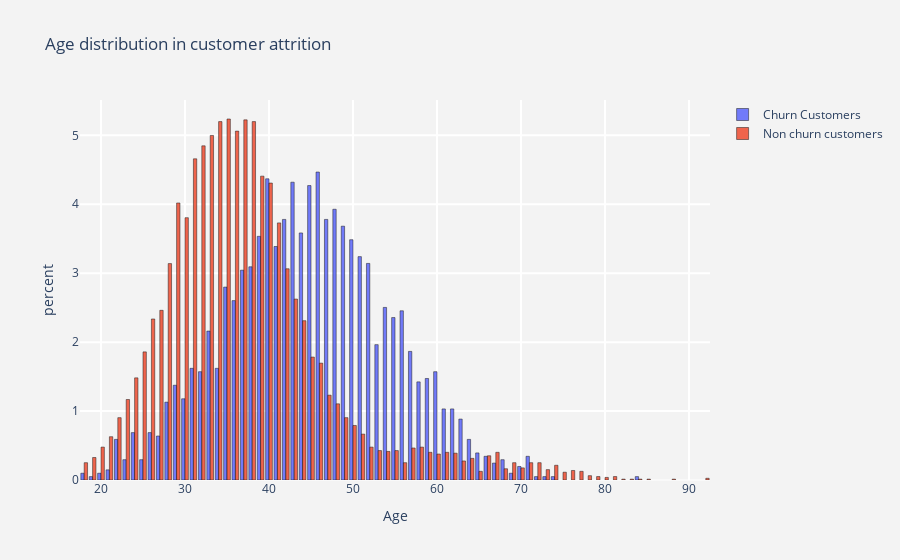

Notebook cell for this chart:
### Code cell
hist_visulalization(num_columns[1])
# as we deal with elder customers (in terms of age) their is a risk of losing them,

### Figure 1 — Plotly figure (JSON) as saved in the notebook; plotly's stock layout.template omitted (floating-point values rounded to 4 significant figures; data arrays with more than 128 entries replaced by an {"elided": "..."} marker saying what was removed)
{"data": [{"histnorm": "percent", "marker": {"line": {"color": "black", "width": 0.5}}, "name": "Churn Customers", "opacity": 0.9, "type": "histogram", "x": {"elided": "2037 int values"}}, {"histnorm": "percent", "marker": {"line": {"color": "black", "width": 0.5}}, "name": "Non churn customers", "opacity": 0.9, "type": "histogram", "x": {"elided": "7963 int values"}}], "layout": {"paper_bgcolor": "rgb(243,243,243)", "plot_bgcolor": "rgb(243,243,243)", "title": {"text": "Age distribution in customer attrition "}, "xaxis": {"gridcolor": "rgb(256, 256, 256)", "gridwidth": 2, "ticklen": 5, "title": {"text": "Age"}, "zerolinewidth": 1}, "yaxis": {"gridcolor": "rgb(255, 255, 255)", "gridwidth": 2, "ticklen": 5, "title": {"text": "percent"}, "zerolinewidth": 1}}}
